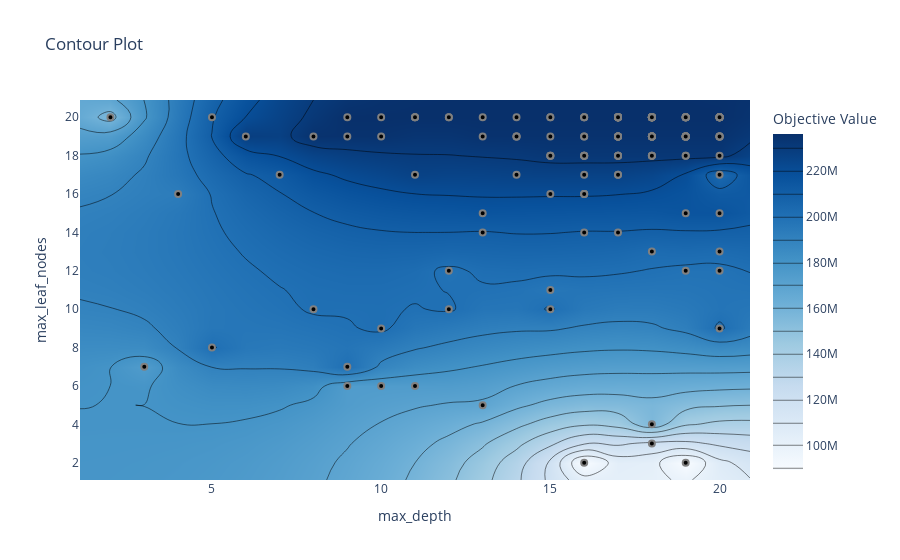

Here is the notebook cell this chart was saved with:
### Code cell
plot_contour(study, params=["max_depth", "max_leaf_nodes"])

### Figure 1 — Plotly figure (JSON) as saved in the notebook; plotly's stock layout.template omitted (floating-point values rounded to 4 significant figures; data arrays with more than 128 entries replaced by an {"elided": "..."} marker saying what was removed)
{"data": [{"colorbar": {"title": {"text": "Objective Value"}}, "colorscale": [[0, "rgb(247,251,255)"], [0.125, "rgb(222,235,247)"], [0.25, "rgb(198,219,239)"], [0.375, "rgb(158,202,225)"], [0.5, "rgb(107,174,214)"], [0.625, "rgb(66,146,198)"], [0.75, "rgb(33,113,181)"], [0.875, "rgb(8,81,156)"], [1, "rgb(8,48,107)"]], "connectgaps": true, "contours": {"coloring": "heatmap"}, "hoverinfo": "none", "line": {"smoothing": 1.3}, "reversescale": false, "type": "contour", "x": [1.1, 2, 3, 4, 5, 6, 7, 8, 9, 10, 11, 12, 13, 14, 15, 16, 17, 18, 19, 20, 20.9], "y": [1.1, 2, 3, 4, 5, 6, 7, 8, 9, 10, 11, 12, 13, 14, 15, 16, 17, 18, 19, 20, 20.9], "z": {"elided": "21x21 float values"}}, {"marker": {"color": "black", "line": {"color": "Gray", "width": 2}}, "mode": "markers", "name": "Feasible Trial", "showlegend": false, "type": "scatter", "x": {"elided": "163 int values"}, "y": {"elided": "163 int values"}}, {"marker": {"color": "#cccccc", "line": {"color": "Gray", "width": 2}}, "mode": "markers", "name": "Infeasible Trial", "showlegend": false, "type": "scatter", "x": [], "y": []}], "layout": {"title": {"text": "Contour Plot"}, "xaxis": {"range": [1.1, 20.9], "title": {"text": "max_depth"}}, "yaxis": {"range": [1.1, 20.9], "title": {"text": "max_leaf_nodes"}}}}
